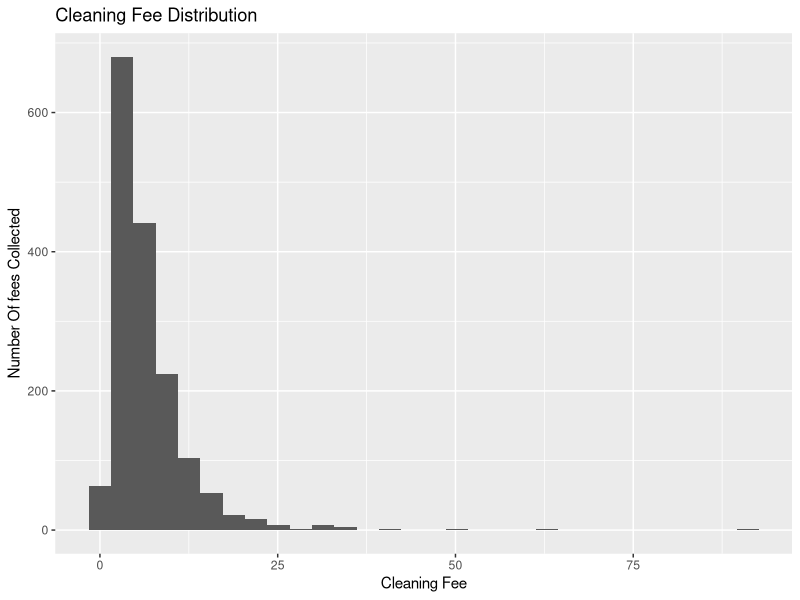

Write the R code that produced this figure.
## ---- chunk 1
knitr::opts_chunk$set(echo = TRUE)
## ---- chunk 2
library(tidyverse)
library(stringr)
library(knitr)
library(skimr)
library(broom)
library(readr)
## ---- chunk 3
airbnb <- read_csv("raw_data/listings.csv")
glimpse(airbnb)
spec(airbnb)
## ---- chunk 4
airbnb <- airbnb %>% 
  mutate(cleaning_fee = price*0.02)
## ---- chunk 5
ggplot(data = airbnb, aes(x =cleaning_fee)) +
  geom_histogram() +
  labs(x ="Cleaning Fee",
       y = "Number Of fees Collected", 
       title = "Cleaning Fee Distribution")

airbnb %>%
  summarise(max = max(cleaning_fee),
            min = min(cleaning_fee),
            mean = mean(cleaning_fee),
            med = median(cleaning_fee),
            sd = sd(cleaning_fee),
            iqr = IQR(cleaning_fee))
## ---- chunk 6
airbnb %>%
  group_by(neighbourhood) %>%
  summarise(obsvationCount = n())
## ---- chunk 7
combinedData <- airbnb %>%
  mutate(neigh_simp = 
           fct_lump_n(neighbourhood, 
                      n=3,  
                      other_level = "Other"))
## ---- chunk 8
combinedData %>%
  group_by(minimum_nights) %>%
  summarise(obsvationCount = n())
combinedData <- combinedData %>%
  filter(minimum_nights<= 3)
combinedData %>%
  group_by(minimum_nights) %>%
  summarise(obsvationCount = n())
## ---- chunk 9
combinedData <- combinedData %>% 
  mutate(price_3_nights = price*3 + cleaning_fee)
## ---- chunk 10
reg_model <- lm(price_3_nights ~ neigh_simp +number_of_reviews+ reviews_per_month, data = combinedData)
  tidy(reg_model, conf.int = TRUE) %>% # output model
  kable(digits = 3) # format model output
coef(reg_model)

